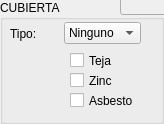
<?xml version="1.0" encoding="UTF-8"?>
<ui version="4.0">
 <class>CubiertaForm</class>
 <widget class="QGroupBox" name="CubiertaForm">
  <property name="geometry">
   <rect>
    <x>0</x>
    <y>0</y>
    <width>164</width>
    <height>124</height>
   </rect>
  </property>
  <property name="font">
   <font>
    <pointsize>9</pointsize>
   </font>
  </property>
  <property name="windowTitle">
   <string>Cubierta</string>
  </property>
  <property name="title">
   <string>CUBIERTA</string>
  </property>
  <widget class="QLineEdit" name="cuentaEdit">
   <property name="enabled">
    <bool>false</bool>
   </property>
   <property name="geometry">
    <rect>
     <x>120</x>
     <y>-10</y>
     <width>113</width>
     <height>25</height>
    </rect>
   </property>
  </widget>
  <widget class="QWidget" name="layoutWidget">
   <property name="geometry">
    <rect>
     <x>10</x>
     <y>20</y>
     <width>131</width>
     <height>27</height>
    </rect>
   </property>
   <layout class="QHBoxLayout" name="horizontalLayout">
    <item>
     <widget class="QLabel" name="cubTipoLbl">
      <property name="text">
       <string>Tipo:</string>
      </property>
      <property name="buddy">
       <cstring>cubTipoCmb</cstring>
      </property>
     </widget>
    </item>
    <item>
     <widget class="QComboBox" name="cubTipoCmb">
      <property name="sizePolicy">
       <sizepolicy hsizetype="Fixed" vsizetype="Fixed">
        <horstretch>0</horstretch>
        <verstretch>0</verstretch>
       </sizepolicy>
      </property>
      <item>
       <property name="text">
        <string>Ninguno</string>
       </property>
      </item>
     </widget>
    </item>
   </layout>
  </widget>
  <widget class="QCheckBox" name="cubTejaCheck">
   <property name="geometry">
    <rect>
     <x>70</x>
     <y>50</y>
     <width>79</width>
     <height>21</height>
    </rect>
   </property>
   <property name="text">
    <string>Teja</string>
   </property>
  </widget>
  <widget class="QCheckBox" name="cubZincCheck">
   <property name="geometry">
    <rect>
     <x>70</x>
     <y>70</y>
     <width>79</width>
     <height>21</height>
    </rect>
   </property>
   <property name="text">
    <string>Zinc</string>
   </property>
  </widget>
  <widget class="QCheckBox" name="cubAsbCheck">
   <property name="geometry">
    <rect>
     <x>70</x>
     <y>90</y>
     <width>79</width>
     <height>21</height>
    </rect>
   </property>
   <property name="text">
    <string>Asbesto</string>
   </property>
  </widget>
 </widget>
 <resources/>
 <connections>
  <connection>
   <sender>cubTipoCmb</sender>
   <signal>currentIndexChanged(int)</signal>
   <receiver>CubiertaForm</receiver>
   <slot>establecerInclinada(int)</slot>
   <hints>
    <hint type="sourcelabel">
     <x>106</x>
     <y>33</y>
    </hint>
    <hint type="destinationlabel">
     <x>120</x>
     <y>28</y>
    </hint>
   </hints>
  </connection>
 </connections>
 <slots>
  <slot>establecerInclinada(int)</slot>
 </slots>
</ui>
